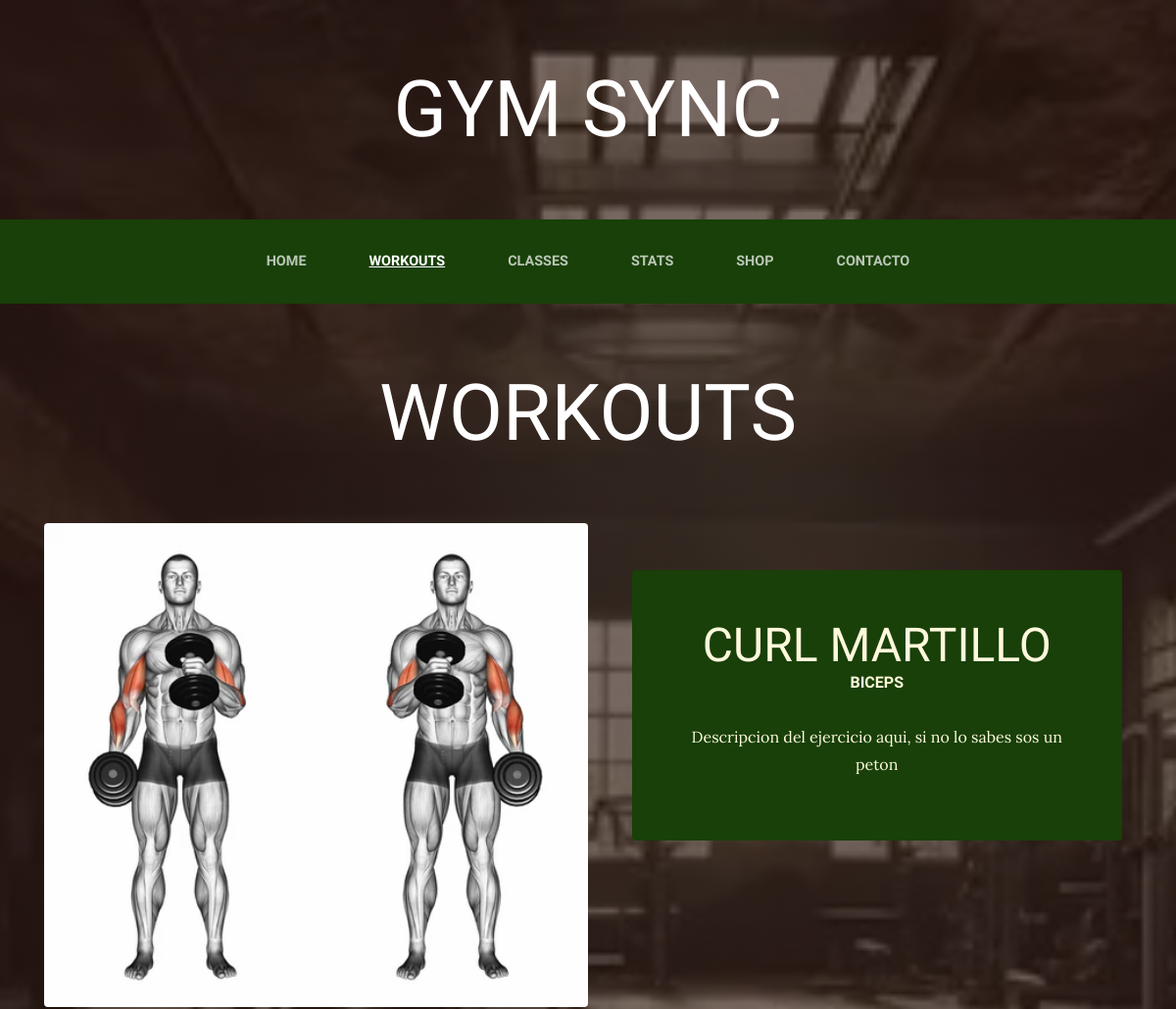
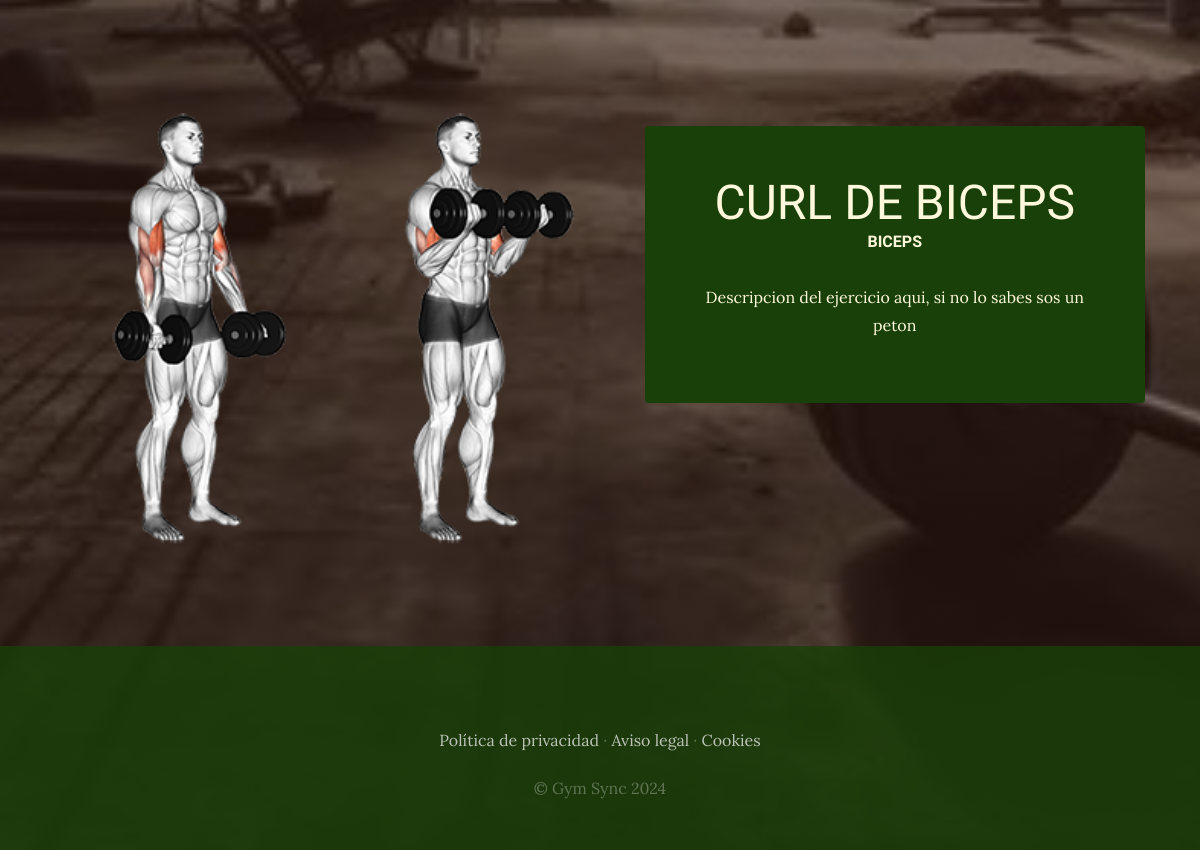
The page /workouts/ on the database its author committed (2 pictures, top to bottom).
### workoutsapp/models.py (models this page shows, shortened)
class Workout(models.Model):
    name = models.CharField(max_length=50)
    muscle = models.CharField(max_length=50)
    image = models.ImageField(upload_to='workouts')
    date = models.DateTimeField(auto_now_add=True)
    class Meta:
        verbose_name = 'workout'
        verbose_name_plural = 'workouts'

### workoutsapp/views.py (the view)
# urls.py: path('workouts/', include('workoutsapp.urls')),
def workouts(request):
    workouts = Workout.objects.all()
    return render(request, 'workoutsapp/workouts.html', {'workouts': workouts})

### kartapp/context_processor.py (called while the page is built)
def total_price(request):
    total = 0
    if request.user.is_authenticated:
        for key, value in request.session['kart'].items():
            total += float(value['precio'])
    return {'total_price':total}

### workoutsapp/templates/workoutsapp/workouts.html
{% extends 'gymsyncapp/base.html' %} {% load static %} {% block content %}
<h1 class="site-heading text-center text-white d-none d-lg-block">
  <span class="site-heading-lower">WORKOUTS</span>
</h1>
{% for wk in workouts %}
<section class="page-section clearfix">
  <div class="container">
    <div class="intro">
      <img
        class="intro-img img-fluid mb-3 mb-lg-0 rounded"
        src="{{ wk.image.url }}"
        alt=""
        style="width: 50%"
      />
      <div class="intro-text left-0 text-center bg-faded p-5 rounded">
        <h2 class="section-heading mb-4">
          <span class="section-heading-lower">{{ wk.name }}</span>
          <span class="section-heading-upper">{{ wk.muscle }}</span>
        </h2>
        <p class="mb-3">
          Descripcion del ejercicio aqui, si no lo sabes sos un peton
        </p>
      </div>
    </div>
  </div>
</section>
{% endfor %} {% endblock %}

### gymsyncapp/static/gymsyncapp/css/gestion.css (style rules this page uses)
body { font-family: 'Lora'; background: linear-gradient(rgba(47, 23, 15, 0.65), rgba(47, 23, 15, 0.65)), url("../img/bg_main.jpg"); background-attachment: fixed; background-position: center; background-size: cover; }
h1, h2, h3, h4, h5, h6 { font-family: 'Raleway'; }
p { line-height: 1.75; }
.site-heading { margin-top: 5rem; margin-bottom: 5rem; text-transform: uppercase; line-height: 1; font-family: 'Raleway'; }
.site-heading .site-heading-lower { font-size: 5rem; font-weight: 100; line-height: 4rem; }
.page-section { margin-top: 5rem; margin-bottom: 5rem; }
.section-heading { text-transform: uppercase; }
.section-heading .section-heading-upper { display: block; font-size: 1rem; font-weight: 800; padding-bottom:.5rem; }
.section-heading .section-heading-lower { display: block; font-size: 3rem; font-weight: 100; }
.bg-faded { background-color: rgba(255, 255, 255, 0.85); }
.intro { position: relative; }
@media (min-width: 992px) { .intro .intro-img { width: 75%; float: left; } }
@media (min-width: 992px) { .intro .intro-text { left: 600; width: 60%; margin-top: 3rem; background-color: rgba(24, 64, 8); color: cornsilk; position: absolute; } }
@media (min-width: 1200px) { .intro .intro-text { width: 45%; } }

### rows shown on the page
Workout: image (picture), name "CURL MARTILLO", muscle "BICEPS"
Workout: image (picture), name "CURL DE BICEPS", muscle "BICEPS"
